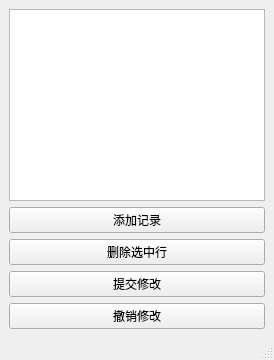
<?xml version="1.0" encoding="UTF-8"?>
<ui version="4.0">
 <class>DataModel</class>
 <widget class="QMainWindow" name="DataModel">
  <property name="windowTitle">
   <string>MainWindow</string>
  </property>
  <widget class="QWidget" name="centralwidget">
   <layout class="QVBoxLayout" name="verticalLayout">
    <item>
     <widget class="QTableView" name="tableView"/>
    </item>
    <item>
     <widget class="QPushButton" name="addButton">
      <property name="text">
       <string>添加记录</string>
      </property>
     </widget>
    </item>
    <item>
     <widget class="QPushButton" name="deleteButton">
      <property name="text">
       <string>删除选中行</string>
      </property>
     </widget>
    </item>
    <item>
     <widget class="QPushButton" name="submitButton">
      <property name="text">
       <string>提交修改</string>
      </property>
     </widget>
    </item>
    <item>
     <widget class="QPushButton" name="rollbackButton">
      <property name="text">
       <string>撤销修改</string>
      </property>
     </widget>
    </item>
   </layout>
  </widget>
  <widget class="QMenuBar" name="menubar">
   <property name="geometry">
    <rect>
     <x>0</x>
     <y>0</y>
     <width>408</width>
     <height>25</height>
    </rect>
   </property>
  </widget>
  <widget class="QStatusBar" name="statusbar"/>
 </widget>
 <resources/>
 <connections/>
</ui>
